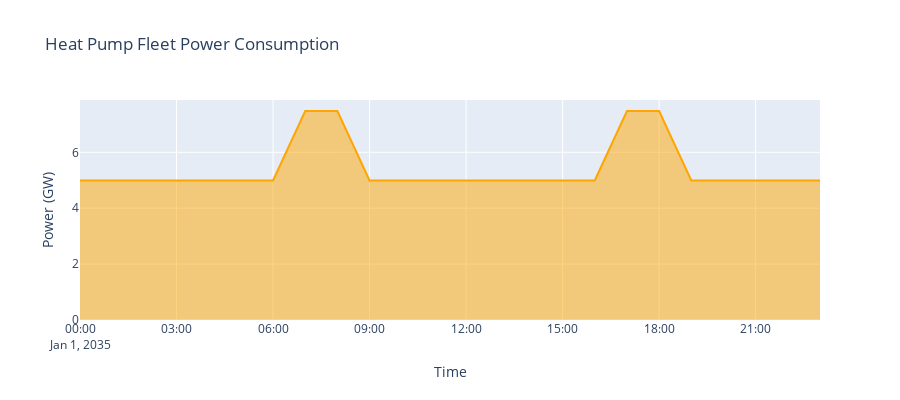

The cell this chart's notebook holds for it:
### Code cell
# Heat Pump Power Flow
if len(hp_links) > 0:
    hp_cols = [l for l in hp_links.index if l in n.links_t.p0.columns]
    if hp_cols:
        hp_power = n.links_t.p0[hp_cols].sum(axis=1)
        
        fig = go.Figure()
        fig.add_trace(go.Scatter(
            x=hp_power.index,
            y=hp_power / 1000,
            name='Heat Pump',
            fill='tozeroy',
            line=dict(color='orange')
        ))
        
        fig.update_layout(
            title='Heat Pump Fleet Power Consumption',
            xaxis_title='Time',
            yaxis_title='Power (GW)',
            height=400
        )
        fig.show()
        
        print(f'Heat Pump Statistics:')
        print(f'  Total HP capacity: {hp_links.p_nom.sum()/1000:.1f} GW')
        print(f'  Peak HP power: {hp_power.max()/1000:.1f} GW')
        print(f'  Total energy consumed: {hp_power.sum()/1000:.1f} GWh')

### Figure 1 — Plotly figure (JSON) as saved in the notebook; plotly's stock layout.template omitted (floating-point values rounded to 4 significant figures)
{"data": [{"fill": "tozeroy", "line": {"color": "orange"}, "name": "Heat Pump", "type": "scatter", "x": ["2035-01-01T00:00:00.000000000", "2035-01-01T01:00:00.000000000", "2035-01-01T02:00:00.000000000", "2035-01-01T03:00:00.000000000", "2035-01-01T04:00:00.000000000", "2035-01-01T05:00:00.000000000", "2035-01-01T06:00:00.000000000", "2035-01-01T07:00:00.000000000", "2035-01-01T08:00:00.000000000", "2035-01-01T09:00:00.000000000", "2035-01-01T10:00:00.000000000", "2035-01-01T11:00:00.000000000", "2035-01-01T12:00:00.000000000", "2035-01-01T13:00:00.000000000", "2035-01-01T14:00:00.000000000", "2035-01-01T15:00:00.000000000", "2035-01-01T16:00:00.000000000", "2035-01-01T17:00:00.000000000", "2035-01-01T18:00:00.000000000", "2035-01-01T19:00:00.000000000", "2035-01-01T20:00:00.000000000", "2035-01-01T21:00:00.000000000", "2035-01-01T22:00:00.000000000", "2035-01-01T23:00:00.000000000"], "y": [4.991, 4.991, 4.991, 4.991, 4.991, 4.991, 4.991, 7.477, 7.477, 4.99, 4.99, 4.99, 4.991, 4.991, 4.991, 4.991, 4.991, 7.478, 7.478, 4.991, 4.991, 4.991, 4.991, 4.991]}], "layout": {"height": 400, "title": {"text": "Heat Pump Fleet Power Consumption"}, "xaxis": {"title": {"text": "Time"}}, "yaxis": {"title": {"text": "Power (GW)"}}}}
